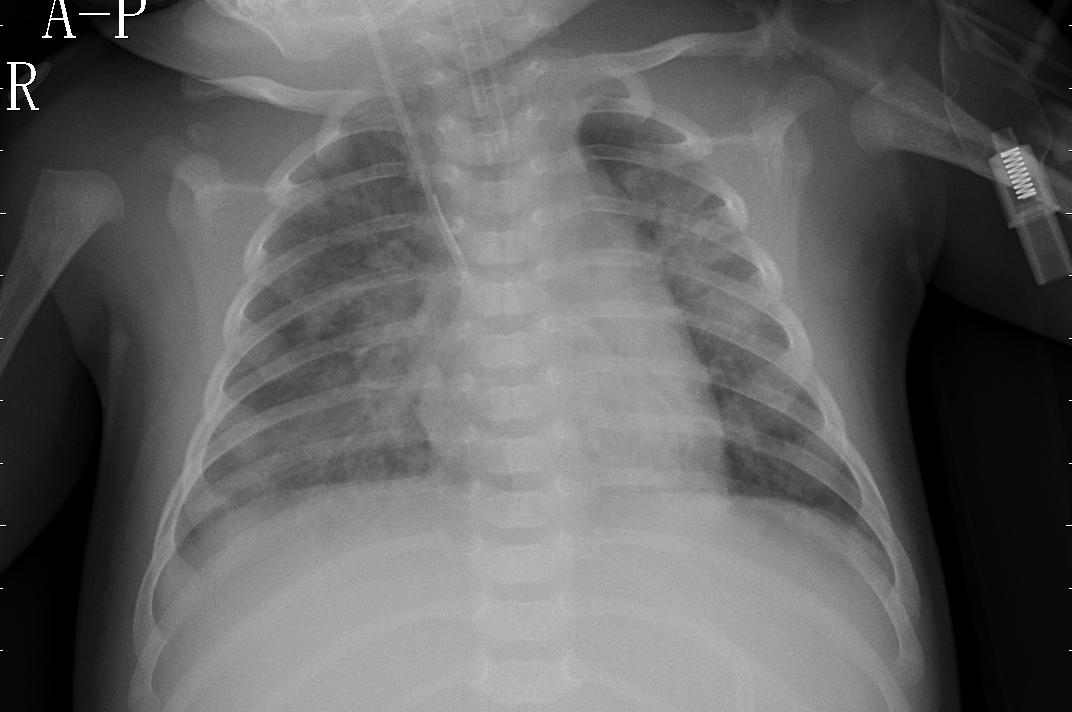
#> input picture proyecto-imagenes-medicas/data/person1946_bacteria_4875.jpeg, 1072 x 712 px
$ python -i fourier_descriptor.py   (imports and definitions only)
#> lines starting #> are read from the running program, lines starting #| are printed output that depends on the picture; after the words box and inside, x2 and y2 are one past the last pixel; in counts of white or black regions, pixels touching at a corner belong together
#> further down, picture is the input picture: shape (712, 1072, 3); min 0, max 255, mean 98.5
"""
fourier_descriptor.py

Extrae descriptores de forma mediante Fourier a partir de una imagen.
Function: extract_fourier(img, n_coeff=20)
"""

import numpy as np
import cv2

def _descriptor_fourier_from_contour(cnt: np.ndarray, n_coeff: int = 20) -> np.ndarray:
    """Calcula la DFT (magnitud) sobre un contorno dado."""
    if cnt is None or len(cnt) == 0:
        return np.zeros(n_coeff)
    pts = cnt[:, 0, :]
    complex_pts = pts[:, 0].astype(float) + 1j * pts[:, 1].astype(float)
    fft_vals = np.fft.fft(complex_pts)
    fft_vals = np.abs(fft_vals)
    if len(fft_vals) >= n_coeff:
        result = fft_vals[:n_coeff]
    else:
        result = np.pad(fft_vals, (0, n_coeff - len(fft_vals)))
    return result

def extract_fourier(img: np.ndarray, n_coeff: int = 20) -> np.ndarray:
    """Extrae descriptores de forma mediante Fourier a partir de una imagen.

    Steps:
    - Convierte a gris si es necesario.
    - Binariza con OTSU.
    - Extrae el contorno más grande.
    - Calcula la DFT sobre los puntos del contorno y devuelve las magnitudes
      de los primeros `n_coeff` coeficientes.
    """
#> called with n_coeff = 20
    if img is None:
        raise ValueError("`img` es None")

    if img.ndim == 3:
        gray = cv2.cvtColor(img, cv2.COLOR_BGR2GRAY)
    else:
        gray = img

    _, thresh = cv2.threshold(gray, 0, 255, cv2.THRESH_OTSU)
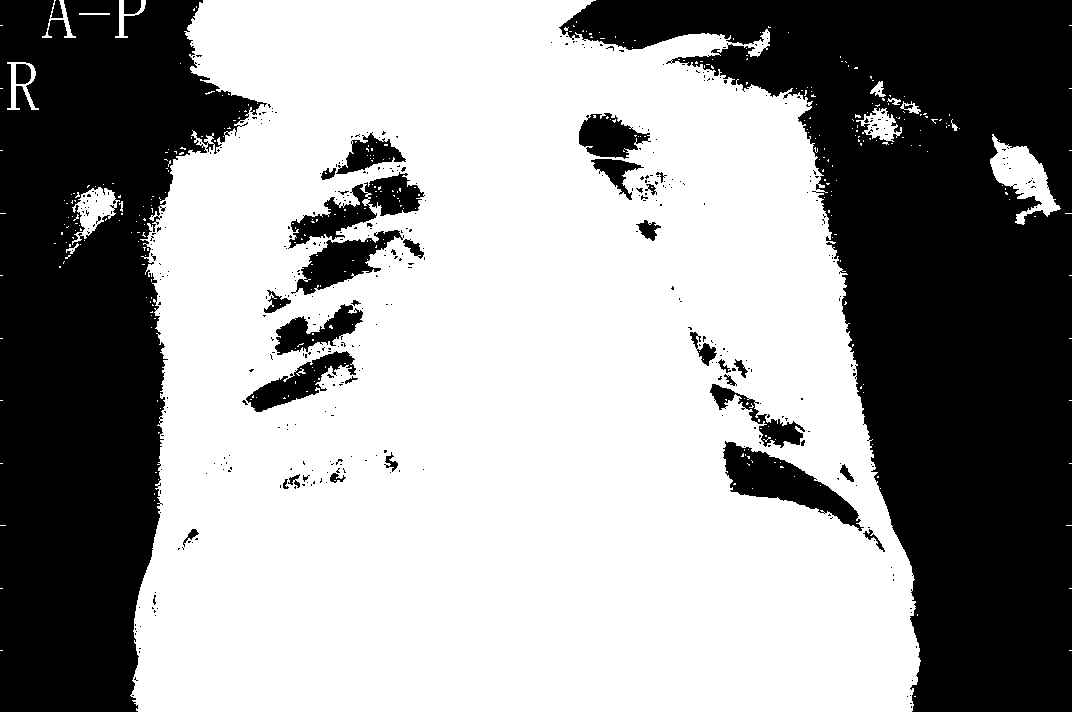
#> thresh: shape (712, 1072); 60.5% white; 439 black regions (405 under 20 px)
    cnts, _ = cv2.findContours(thresh, cv2.RETR_EXTERNAL, cv2.CHAIN_APPROX_SIMPLE)
#> cnts = 258 contours, 246 with area under 20; largest, box (x1, y1, x2, y2) and area: (130, 0, 921, 712) 476879, (990, 134, 1061, 225) 2540, (72, 187, 120, 245) 1210, (856, 108, 902, 142) 690, (7, 62, 39, 110) 687
    if len(cnts) == 0:
        return np.zeros(n_coeff)

    c = max(cnts, key=cv2.contourArea)
#> c = contour of 1882 points, box (x1, y1, x2, y2) (130, 0, 921, 712), area 476879
    return _descriptor_fourier_from_contour(c, n_coeff=n_coeff)
#> in _descriptor_fourier_from_contour, `pts = cnt[:, 0, :]`: pts = 1882 pairs, first value 130 to 920, second value 0 to 711
#> in _descriptor_fourier_from_contour, `fft_vals = np.abs(fft_vals)`: fft_vals = 1882 values, max 1046877.7 at index 0, min 133.2 at index 446, mean 2676
#> in _descriptor_fourier_from_contour, `result = fft_vals[:n_coeff]`: result = 20 values, max 1046877.7 at index 0, min 5596.6 at index 19, mean 80274.2

>>> import cv2
>>> picture = cv2.imread('../../data/person1946_bacteria_4875.jpeg')
>>> result = extract_fourier(picture)
